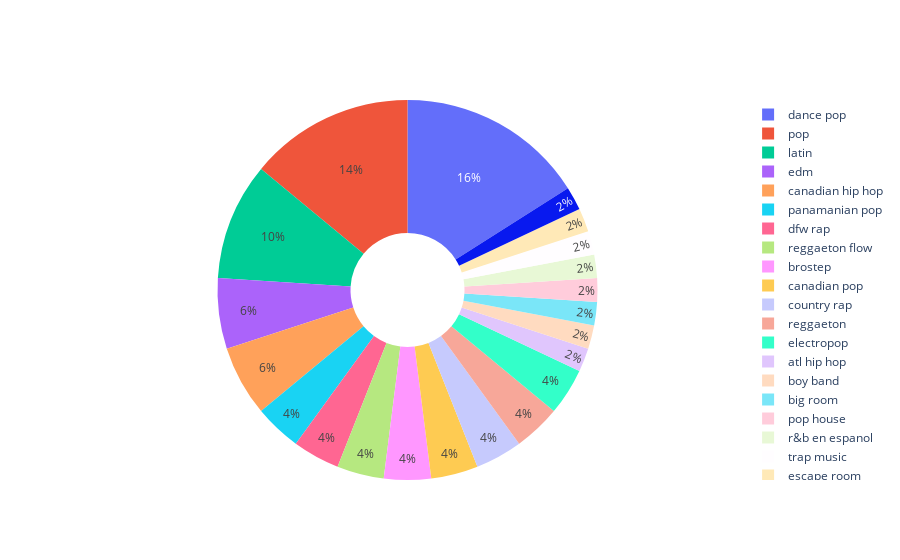

The cell this chart's notebook holds for it:
### Markdown cell above
#### Looking to see what genres of music dominate the top 50 songs

### Code cell
labels = df['genre'].value_counts().index
values = df['genre'].value_counts().values

# Use `hole` to create a donut-like pie chart
fig = go.Figure(data=[go.Pie(labels=labels, values=values, hole=.3)])
fig.show()

genre_index = df['genre'].value_counts().index
genre_values = df['genre'].value_counts().values

print("5 most common genres are: \n")
for i in range(0,5):
    print(" Genre: ", genre_index[i], " --- Frequency: ", genre_values[i], " --- as a percentage: ", (genre_values[i]/len(df['genre'])))

fragmented_sum = 0
for i in range(3,len(genre_index)):
    fragmented_sum += genre_values[i]


print("\nAverage of the remaining 60% 'fragmented' market:")
print((fragmented_sum*2)/(len(genre_index)-3))

### Figure 1 — Plotly figure (JSON) as saved in the notebook; plotly's stock layout.template omitted (floating-point values rounded to 4 significant figures)
{"data": [{"hole": 0.3, "labels": ["dance pop", "pop", "latin", "edm", "canadian hip hop", "panamanian pop", "dfw rap", "reggaeton flow", "brostep", "canadian pop", "country rap", "reggaeton", "electropop", "atl hip hop", "boy band", "big room", "pop house", "r&b en espanol", "trap music", "escape room", "australian pop"], "type": "pie", "values": [8, 7, 5, 3, 3, 2, 2, 2, 2, 2, 2, 2, 2, 1, 1, 1, 1, 1, 1, 1, 1]}], "layout": {}}
